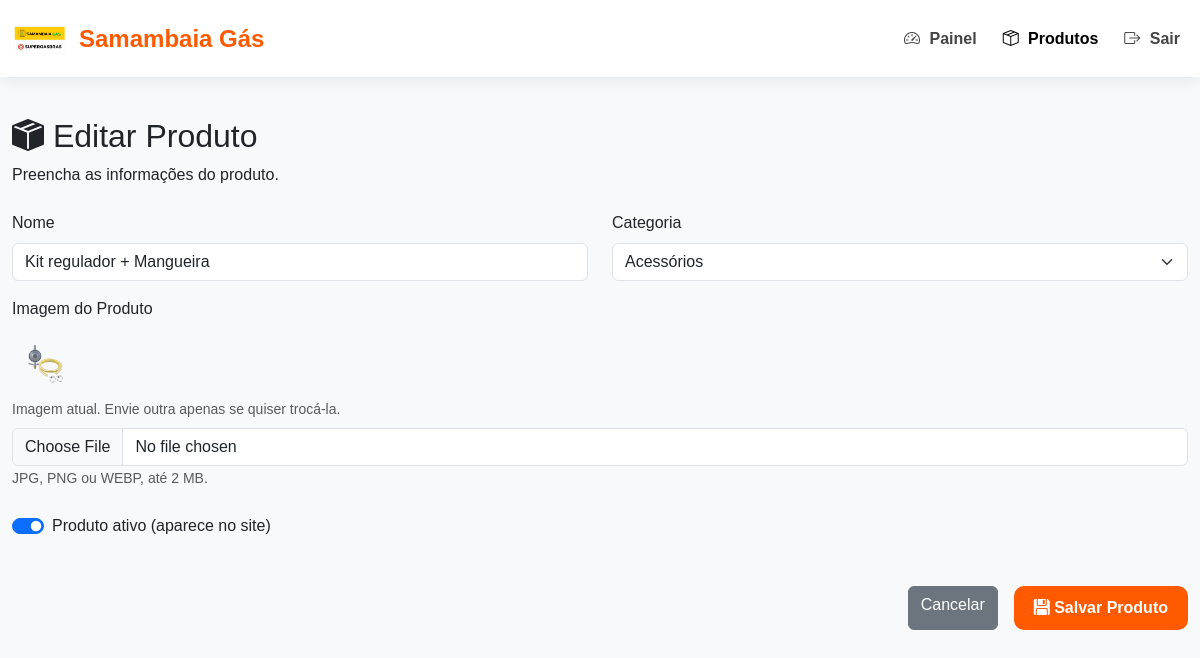
/admin/produtoFormulario.php?id=9 (signed in), run on the app's committed database.
### tables this page shows
CREATE TABLE `produtos` (
  `id` int UNSIGNED NOT NULL,
  `nome` varchar(100) NOT NULL,
  `imagem` varchar(255) DEFAULT NULL,
  `categoria_id` int UNSIGNED NOT NULL,
  `ativo` tinyint(1) NOT NULL DEFAULT '1'
);

CREATE TABLE `categorias` (
  `id` int UNSIGNED NOT NULL,
  `nome` varchar(50) NOT NULL
);

### www/includes/funcoes.php (called while the page is built, shortened)
<?php
if (!function_exists("v")) {
    function v($valor) {
        return htmlspecialchars((string) $valor, ENT_QUOTES, "UTF-8");
    }
}

### www/admin/produtoFormulario.php (the view, shortened to what this page needs)
<?php
require_once("../includes/conecta.php");
require_once("../includes/funcoes.php");
$id = (int) ($_GET["id"] ?? 0);
$produto = [
    "nome" => "",
    "categoria_id" => 0,
    "imagem" => null,
    "ativo" => 1,
];
$categorias = mysqli_fetch_all(
    mysqli_query($conn, "SELECT id, nome FROM categorias ORDER BY nome"),
    MYSQLI_ASSOC
);
if ($id > 0) {
    $stmt = mysqli_prepare($conn, "SELECT nome, categoria_id, imagem, ativo FROM produtos WHERE id = ?");
    mysqli_stmt_bind_param($stmt, "i", $id);
    mysqli_stmt_execute($stmt);
    $encontrado = mysqli_fetch_assoc(mysqli_stmt_get_result($stmt));
    $produto = $encontrado;
}
$imagemAtual = $produto["imagem"];
?>
<!DOCTYPE html>
<html lang="pt-br">
<head>
    <link href="https://cdn.jsdelivr.net/npm/bootstrap@5.3.7/dist/css/bootstrap.min.css" rel="stylesheet">
    <link rel="stylesheet" href="https://cdn.jsdelivr.net/npm/bootstrap-icons@1.13.1/font/bootstrap-icons.min.css">
    <link rel="stylesheet" href="../css/admin.css">
</head>
<body>
<nav class="navbar navbar-expand-lg navbar-admin">
    <div class="container">
        <a class="navbar-brand" href="painelAdmin.php">
            <img src="../imagens/Logo_sem_fundo.png" class="logo-menu">
            Samambaia Gás
        </a>
        <div class="collapse navbar-collapse" id="menu">
            <ul class="navbar-nav ms-auto align-items-center">
                <li class="nav-item">
                    <a class="nav-link" href="painelAdmin.php">
                        <i class="bi bi-speedometer2"></i>
                        Painel
                    </a>
                </li>
                <li class="nav-item">
                    <a class="nav-link active" href="gerenciarProdutos.php">
                        <i class="bi bi-box-seam"></i>
                        Produtos
                    </a>
                </li>
                <li class="nav-item">
                    <a class="nav-link" href="../includes/logout.php">
                        <i class="bi bi-box-arrow-right"></i>
                        Sair
                    </a>
                </li>
            </ul>
        </div>
    </div>
</nav>
<div class="container">
    <div class="card-formulario">
        <h2>
            <i class="bi bi-box-seam-fill"></i>
            <?= $id > 0 ? "Editar Produto" : "Adicionar Produto" ?>
        </h2>
        <p class="mb-4">
            Preencha as informações do produto.
        </p>
        <form method="POST" action="produtoFormulario.php<?= $id > 0 ? '?id=' . $id : '' ?>" enctype="multipart/form-data">
            <div class="row">
                <div class="col-md-6">
                    <label class="form-label">
                        Nome
                    </label>
                    <input
                        type="text"
                        class="form-control"
                        name="nome"
                        value="<?= v($produto['nome']) ?>"
                        maxlength="100"
                        required
                        placeholder="Ex.: Gás P13">
                </div>
                <div class="col-md-6">
                    <label class="form-label">
                        Categoria
                    </label>
                    <select class="form-select" name="categoria_id" required>
                        <?php foreach ($categorias as $c): ?>
                            <option
                                value="<?= (int) $c["id"] ?>"
                                <?= (int) $c["id"] === (int) $produto["categoria_id"] ? "selected" : "" ?>>
                                <?= v($c["nome"]) ?>
                            </option>
                        <?php endforeach; ?>
                    </select>
                </div>
            </div>
            <div class="mt-3">
                <label class="form-label">
                    Imagem do Produto
                </label>
                <?php if ($imagemAtual): ?>
                    <div class="mb-2">
                        <img src="../<?= v($imagemAtual) ?>" class="img-produto" alt="Imagem atual">
                        <small class="text-muted d-block">
                            Imagem atual. Envie outra apenas se quiser trocá-la.
                        </small>
                    </div>
                <?php endif; ?>
                <input
                    type="file"
                    class="form-control"
                    name="imagem"
                    accept="image/jpeg,image/png,image/webp">
                <small class="text-muted">JPG, PNG ou WEBP, até 2 MB.</small>
            </div>
            <div class="form-check form-switch mt-4">
                <input
                    class="form-check-input"
                    type="checkbox"
                    role="switch"
                    id="ativo"
                    name="ativo"
                    <?= $produto["ativo"] ? "checked" : "" ?>>
                <label class="form-check-label" for="ativo">
                    Produto ativo (aparece no site)
                </label>
            </div>
            <div class="d-flex justify-content-end gap-3 mt-5">
                <a
                    href="gerenciarProdutos.php"
                    class="btn btn-secondary">
                    Cancelar
                </a>
                <button
                    type="submit"
                    class="btn btn-admin">
                    <i class="bi bi-floppy-fill"></i>
                    Salvar Produto
                </button>
            </div>
        </form>
    </div>
</div>
</body>
</html>

### www/css/admin.css (style rules this page uses)
body { background:#f8f9fa; font-family:Arial, Helvetica, sans-serif; }
.container { max-width:1200px; }
.logo-menu { width:150px; }
.navbar-admin { background:white; box-shadow:0 3px 15px rgba(0,0,0,.08); padding:14px 0; margin-bottom:40px; }
.navbar-brand { display:flex; align-items:center; gap:12px; font-size:24px; font-weight:bold; color:#ff5a00 !important; text-decoration:none; }
.navbar-brand img { width:55px; }
.nav-link { color:#444; font-weight:600; margin-left:10px; transition:.25s; }
.nav-link.active { color:#ff5a00; }
.nav-link i { margin-right:5px; }
.btn-admin { background:#ff5a00; color:white; border-radius:10px; padding:10px 28px; font-weight:bold; transition:.25s; }
.btn-admin { background:#ff5a00; color:white; border:none; border-radius:10px; padding:10px 20px; font-weight:600; transition:.3s; }
.img-produto { width:70px; height:70px; object-fit:contain; }

### data on the page
produtos: nome "Kit regulador + Mangueira", categoria_id "Acessórios", imagem (picture), ativo "☑"
